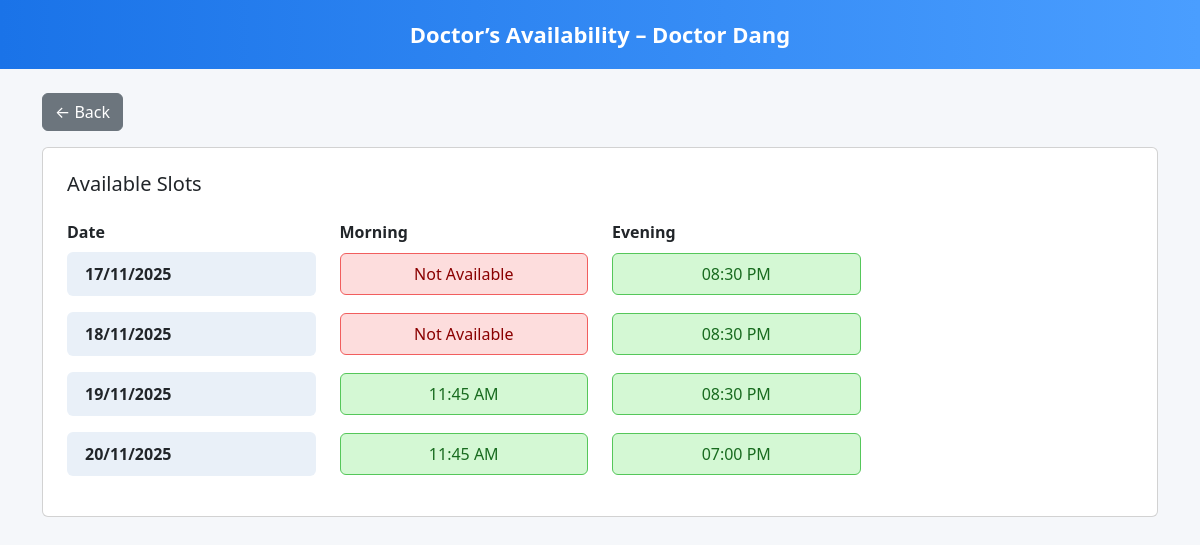
/doctor/1/availability (signed in), run on an earlier commit of the app's database.
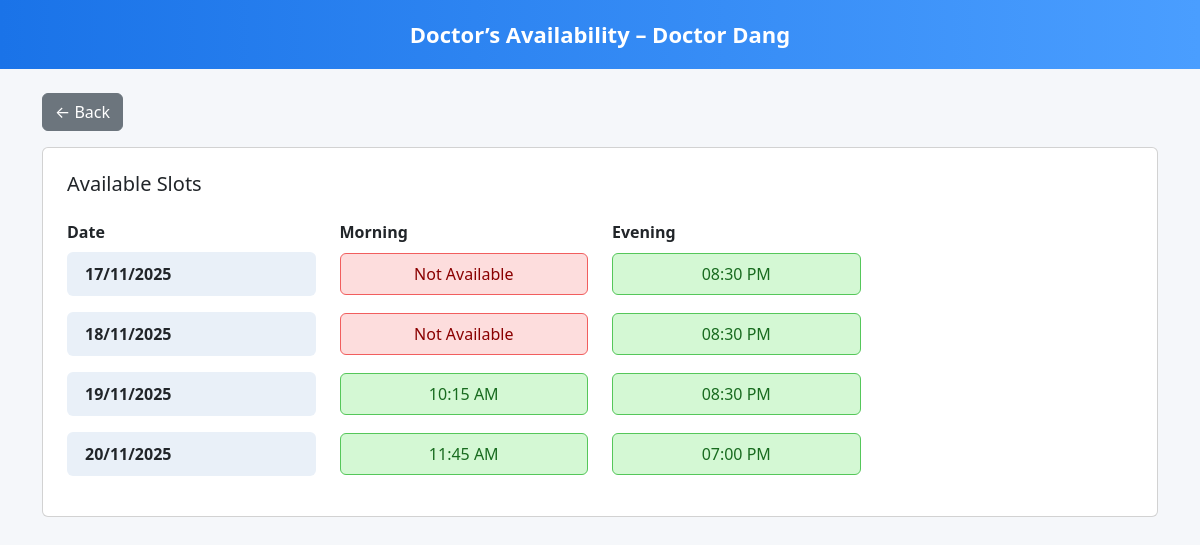
And on a later commit of the database.
### application/models.py (models this page shows)
class Appointment(UserMixin, db.Model):
    id = db.Column(db.Integer(), primary_key = True)
    appointment_date = db.Column(db.DateTime(), nullable = False)
    appointment_time = db.Column(db.Time(), nullable = False)
    reason = db.Column(db.String(), nullable = False, default = 'Null')
    status = db.Column(db.String(), nullable = False, default = "Available")
    patient_id = db.Column(db.Integer(), db.ForeignKey("patient.id"), nullable = False, default = 999)
    doctor_id = db.Column(db.Integer(), db.ForeignKey("doctor.id"), nullable = False)
    treatment = db.relationship('Treatment', backref = 'appointment')

### application/routes.py (the view)
@app.route('/doctor/<int:doctor_id>/availability')
@login_required
def doctor_availability(doctor_id):
    if current_user.user_role != 2:
        abort(403)
    doctor = Doctor.query.get_or_404(doctor_id)
    today = datetime.today().date()
    slots = Appointment.query.filter(
        Appointment.doctor_id == doctor.id,
        Appointment.status == "Available",
        Appointment.appointment_date >= today
    ).order_by(
        Appointment.appointment_date,
        Appointment.appointment_time
    ).all()
    availability = []
    date_map = {}
    for s in slots:
        d = s.appointment_date
        if d not in date_map:
            date_map[d] = {"date": d, "morning": None, "evening": None}
        if s.appointment_time < time(12, 0):
            date_map[d]["morning"] = s
        elif s.appointment_time >= time(16, 0):
            date_map[d]["evening"] = s
    availability = [date_map[d] for d in sorted(date_map.keys())]
    return render_template(
        "doctor_availability.html",
        doctor=doctor,
        availability=availability
    )

### templates/doctor_availability.html (shortened to what this page needs)
<!DOCTYPE html>
<html lang="en">
<head>
    <link href="https://cdn.jsdelivr.net/npm/bootstrap@5.3.3/dist/css/bootstrap.min.css" rel="stylesheet">
</head>
<body>
<div class="header-bar">
    Doctor’s Availability – {{ doctor.name }}
</div>
<div class="container mt-4">
    <a href="{{ url_for('department_details', dep_id=doctor.department_id) }}" class="btn btn-secondary mb-3">
        ← Back
    </a>
    <div class="card p-4">
        <h5 class="mb-4">Available Slots</h5>
        <form method="post" action="{{ url_for('book_appointment') }}" id="bookingForm">
            {% if availability|length > 0 %}
            <div class="row fw-bold mb-2">
                <div class="col-3">Date</div>
                <div class="col-3">Morning</div>
                <div class="col-3">Evening</div>
                <div class="col-3"></div>
            </div>
            {% for day in availability %}
            <div class="row align-items-center mb-3">
                <div class="col-3">
                    <div class="date-box">
                        {{ day['date'].strftime('%d/%m/%Y') }}
                    </div>
                </div>
                <div class="col-3">
                    {% if day['morning'] %}
                        <div class="slot-box available"
                             data-slot="{{ day['morning'].id }}">
                             {{ day['morning'].appointment_time.strftime('%I:%M %p') }}
                        </div>
                    {% else %}
                        <div class="slot-box unavailable">Not Available</div>
                    {% endif %}
                </div>
                <div class="col-3">
                    {% if day['evening'] %}
                        <div class="slot-box available"
                             data-slot="{{ day['evening'].id }}">
                             {{ day['evening'].appointment_time.strftime('%I:%M %p') }}
                        </div>
                    {% else %}
                        <div class="slot-box unavailable">Not Available</div>
                    {% endif %}
                </div>
            </div>
            {% endfor %}
            {% endif %}
        </form>
    </div>
</div>
</body>
</html>

What changed in the data, as far as the page shows it:
no longer on this page (row edited): Appointment: morning.appointment_time "11:45 AM"
now on this page (row unchanged): Appointment: morning.appointment_time "10:15 AM"
Also different on the page:
new list line: "19/11/2025"
new list line: "08:30 PM"
list line gone: "19/11/2025"
list line gone: "08:30 PM"
